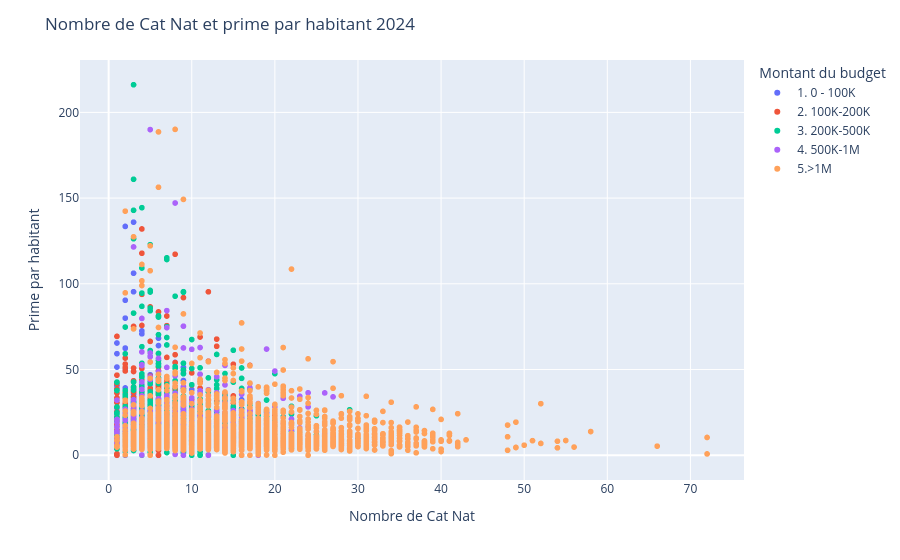

This figure's notebook cell:
### Markdown cell above
##### Part des primes & catnat

### Code cell
fig = px.scatter(
    budget_tot.loc[(budget_tot["annee"] == 2024) & (budget_tot["prime_per_hab"] < 400)],
    x="catnat_count",
    y="prime_per_hab",
    color="budget_cat",
    category_orders={"budget_cat": sort1},
)

fig.update_layout(
    title="Nombre de Cat Nat et prime par habitant 2024",
    yaxis_title="Prime par habitant",
    xaxis_title="Nombre de Cat Nat",
    legend_title="Montant du budget",
)

fig.show()

### Figure 1 — Plotly figure (JSON) as saved in the notebook; plotly's stock layout.template omitted (floating-point values rounded to 4 significant figures; data arrays with more than 128 entries replaced by an {"elided": "..."} marker saying what was removed)
{"data": [{"hovertemplate": "budget_cat=1. 0 - 100K<br>catnat_count=%{x}<br>prime_per_hab=%{y}<extra></extra>", "legendgroup": "1. 0 - 100K", "marker": {"color": "#636efa", "symbol": "circle"}, "mode": "markers", "name": "1. 0 - 100K", "showlegend": true, "type": "scattergl", "x": {"elided": "219 float values"}, "xaxis": "x", "y": {"elided": "219 float values"}, "yaxis": "y"}, {"hovertemplate": "budget_cat=2. 100K-200K<br>catnat_count=%{x}<br>prime_per_hab=%{y}<extra></extra>", "legendgroup": "2. 100K-200K", "marker": {"color": "#EF553B", "symbol": "circle"}, "mode": "markers", "name": "2. 100K-200K", "showlegend": true, "type": "scattergl", "x": {"elided": "641 float values"}, "xaxis": "x", "y": {"elided": "641 float values"}, "yaxis": "y"}, {"hovertemplate": "budget_cat=3. 200K-500K<br>catnat_count=%{x}<br>prime_per_hab=%{y}<extra></extra>", "legendgroup": "3. 200K-500K", "marker": {"color": "#00cc96", "symbol": "circle"}, "mode": "markers", "name": "3. 200K-500K", "showlegend": true, "type": "scattergl", "x": {"elided": "1181 float values"}, "xaxis": "x", "y": {"elided": "1181 float values"}, "yaxis": "y"}, {"hovertemplate": "budget_cat=4. 500K-1M<br>catnat_count=%{x}<br>prime_per_hab=%{y}<extra></extra>", "legendgroup": "4. 500K-1M", "marker": {"color": "#ab63fa", "symbol": "circle"}, "mode": "markers", "name": "4. 500K-1M", "showlegend": true, "type": "scattergl", "x": {"elided": "933 float values"}, "xaxis": "x", "y": {"elided": "933 float values"}, "yaxis": "y"}, {"hovertemplate": "budget_cat=5.>1M<br>catnat_count=%{x}<br>prime_per_hab=%{y}<extra></extra>", "legendgroup": "5.>1M", "marker": {"color": "#FFA15A", "symbol": "circle"}, "mode": "markers", "name": "5.>1M", "showlegend": true, "type": "scattergl", "x": {"elided": "2307 float values"}, "xaxis": "x", "y": {"elided": "2307 float values"}, "yaxis": "y"}], "layout": {"legend": {"title": {"text": "Montant du budget"}, "tracegroupgap": 0}, "margin": {"t": 60}, "title": {"text": "Nombre de Cat Nat et prime par habitant 2024"}, "xaxis": {"anchor": "y", "domain": [0, 1], "title": {"text": "Nombre de Cat Nat"}}, "yaxis": {"anchor": "x", "domain": [0, 1], "title": {"text": "Prime par habitant"}}}}
